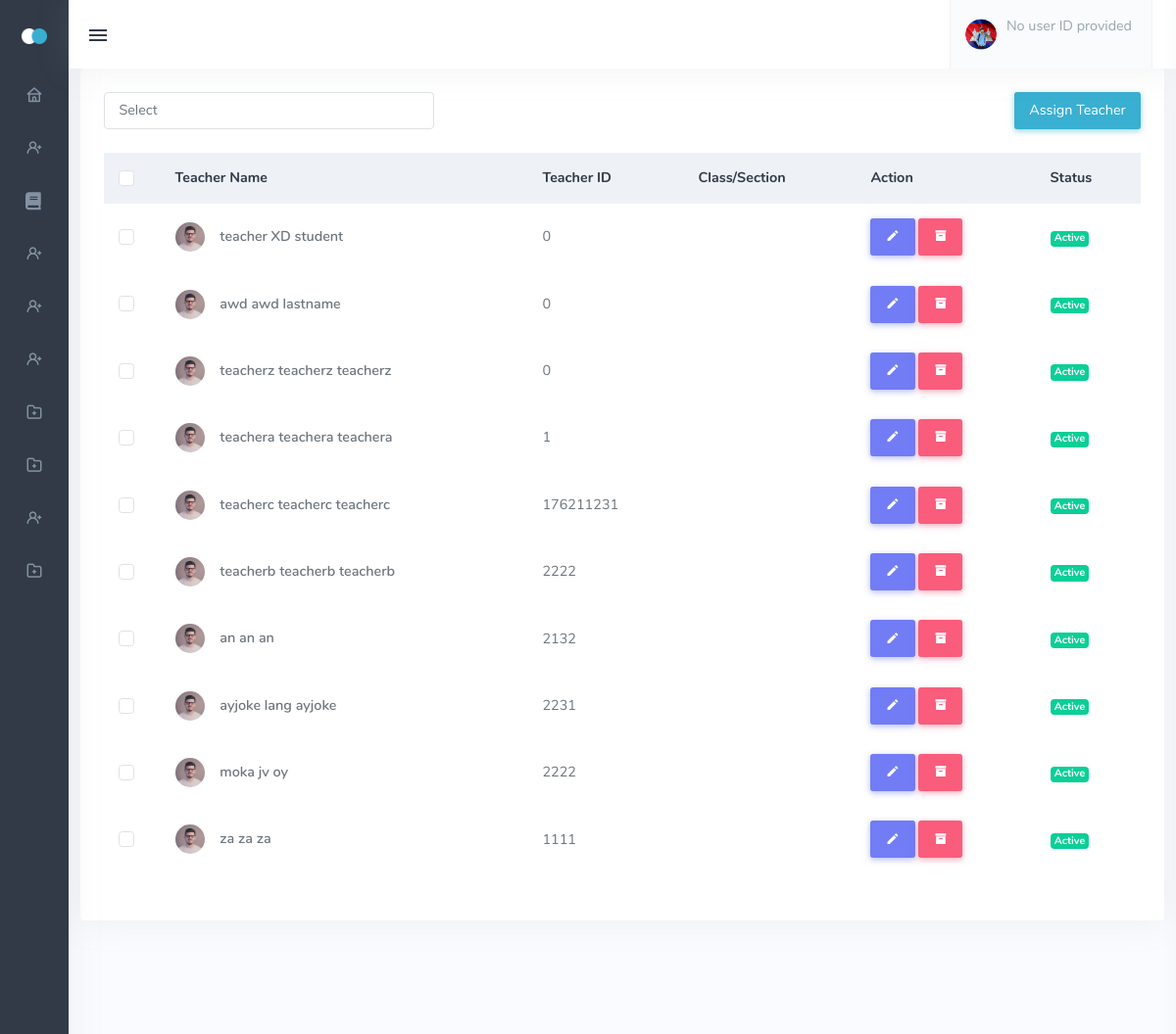
The app's page /admin_assign_teacher_class.php, older data.
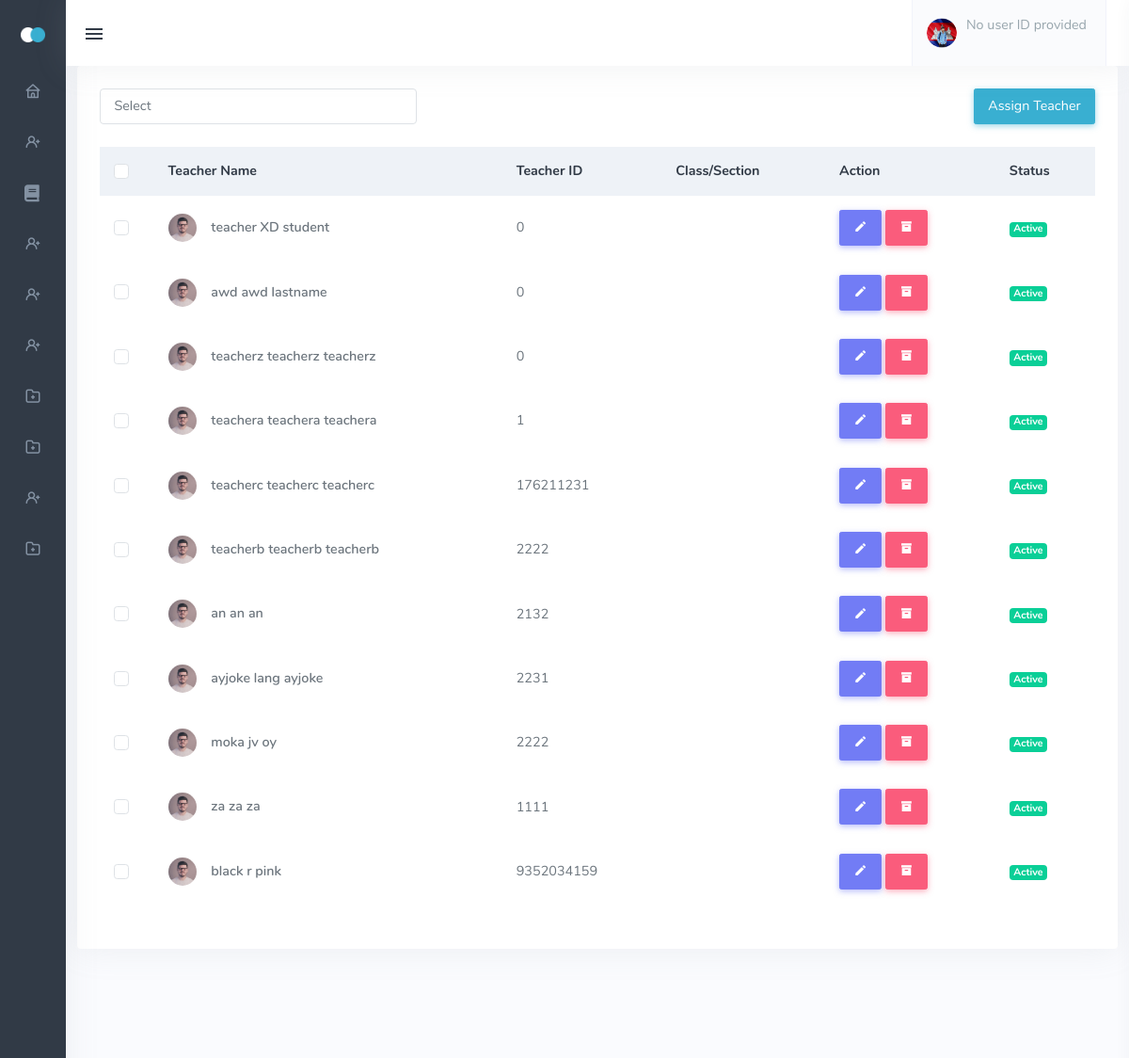
The same page, newer data.
### tables this page shows
CREATE TABLE `tbl_teachers` (
  `teacher_id` bigint(11) NOT NULL,
  `user_id` int(11) NOT NULL,
  `credentials_id` int(11) NOT NULL,
  `address_id` int(11) NOT NULL,
  `level_id` int(11) NOT NULL,
  `status_id` int(11) NOT NULL,
  `account_id` int(11) NOT NULL,
  `valid_id` int(11) NOT NULL
);

CREATE TABLE `tbl_userinfo` (
  `user_id` int(11) NOT NULL,
  `firstname` varchar(244) NOT NULL,
  `middlename` varchar(244) NOT NULL,
  `lastname` varchar(244) NOT NULL,
  `birthday` date NOT NULL,
  `gender` varchar(244) NOT NULL
);

### admin_assign_teacher_class.php (the view, shortened to what the changed rows need)
<!DOCTYPE html>
<html lang="en" class="menuitem-active">
<head>
    <link href="assets/css/icons.min.css" rel="stylesheet" type="text/css">
    <link href="assets/css/app.min.css" rel="stylesheet" type="text/css" id="light-style">
    <link href="assets/css/app-dark.min.css" rel="stylesheet" type="text/css" id="dark-style" disabled="disabled">
    <link rel="stylesheet" href="https://cdnjs.cloudflare.com/ajax/libs/font-awesome/5.15.3/css/all.min.css">
    <link href="assets/css/vendor/quill.core.css" rel="stylesheet" type="text/css" />
    <link href="assets/css/vendor/quill.snow.css" rel="stylesheet" type="text/css" />
</head>
<body class="show"
    data-layout-config="{&quot;leftSideBarTheme&quot;:&quot;dark&quot;,&quot;layoutBoxed&quot;:false, &quot;leftSidebarCondensed&quot;:false, &quot;leftSidebarScrollable&quot;:false,&quot;darkMode&quot;:false, &quot;showRightSidebarOnStart&quot;: false}"
    data-leftbar-theme="dark" data-leftbar-compact-mode="condensed" style="visibility: visible;">
    <div class="wrapper">
        <div class="content-page">
            <div class="content">
                <div class="row">
                    <div class="col-12">
                        <div class="card">
                            <div class="card-body">
                                <div class="table-responsive">
                                    <table
                                        class="table table-centered table-borderless table-hover w-100 dt-responsive nowrap"
                                        id="products-datatable">
                                        <thead class="table-light">
                                            <tr>
                                                <th style="width: 20px;">
                                                    <div class="form-check">
                                                        <input type="checkbox" class="form-check-input"
                                                            id="customCheck1">
                                                        <label class="form-check-label"
                                                            for="customCheck1">&nbsp;</label>
                                                    </div>
                                                </th>
                                                <th>Teacher Name</th>
                                                <th>Teacher ID</th>
                                                <th>Class/Section</th>
                                                <th>Action</th>
                                                <th>Status</th>
                                            </tr>
                                        </thead>
                                        <tbody>
                                            <?php
                                            include 'dbcon.php';
                                            $sql = "SELECT tbl_teachers.teacher_id, tbl_userinfo.user_id, tbl_userinfo.firstname, tbl_userinfo.middlename, tbl_userinfo.lastname,
                    tbl_usercredentials.email, tbl_usercredentials.contact, tbl_user_level.level, tbl_user_status.status
                FROM tbl_teachers
                JOIN tbl_userinfo ON tbl_teachers.user_id = tbl_userinfo.user_id
                JOIN tbl_usercredentials ON tbl_teachers.credentials_id = tbl_usercredentials.usercredentials_id
                JOIN tbl_user_level ON tbl_teachers.level_id = tbl_user_level.level_id
                JOIN tbl_user_status ON tbl_teachers.status_id = tbl_user_status.status_id
                WHERE tbl_user_level.level = 'TEACHER' AND tbl_user_status.status = 1";
                                            $result = mysqli_query($conn, $sql);
                                            if ($result && mysqli_num_rows($result) > 0) {
                                                while ($row = mysqli_fetch_assoc($result)) {
                                                    ?>
                                                    <tr>
                                                        <td>
                                                            <div class="form-check">
                                                                <input type="checkbox" class="form-check-input"
                                                                    id="customCheck2">
                                                                <label class="form-check-label"
                                                                    for="customCheck2">&nbsp;</label>
                                                            </div>
                                                        </td>
                                                        <td class="table-user">
                                                            <img src="assets/images/users/avatar-4.jpg" alt="table-user"
                                                                class="me-2 rounded-circle">
                                                            <a href="javascript:void(0);" class="text-body fw-semibold">
                                                                <?php echo $row['firstname'] . ' ' . $row['middlename'] . ' ' . $row['lastname'] ?>
                                                            </a>
                                                        </td>
                                                        <td>
                                                            <?php echo $row['teacher_id'] ?>
                                                        </td>
                                                        <td>
                                                        </td>
                                                        <td>
                                                            <a
                                                                href="admin_edit_teacher_acc.php?user_id=<?php echo $row['user_id'] ?>">
                                                                <button type="button" class="btn btn-primary"><i
                                                                        class="mdi mdi-pencil"></i> </button>
                                                            </a>
                                                            <a href="admin_teacher_deactivate.php?teacher_id=<?php echo $row['teacher_id'] ?>"
                                                                class="decline">
                                                                <button type="button" class="btn btn-danger"><i
                                                                        class="mdi mdi-archive"></i> </button>
                                                            </a>
                                                        </td>
                                                        <td>
                                                            <?php
                                                            if ($row['status'] == 1) {
                                                                ?>
                                                                <span class="badge bg-success">Active</span>
                                                                <?php
                                                            } else {
                                                                ?>
                                                                <span class="badge bg-warning">Inactive</span>
                                                                <?php
                                                            }
                                                            ?>
                                                        </td>
                                                    </tr>
                                                    <?php
                                                }
                                            }
                                            ?>
                                        </tbody>
                                    </table>
                                </div>
                            </div>
                        </div>
                    </div>
                </div>
</body>
</html>

Row changes from the older to the newer data that the page shows:
added tbl_teachers: user_id.firstname "black", user_id.middlename "r", user_id.lastname "pink", teacher "9352034159"
